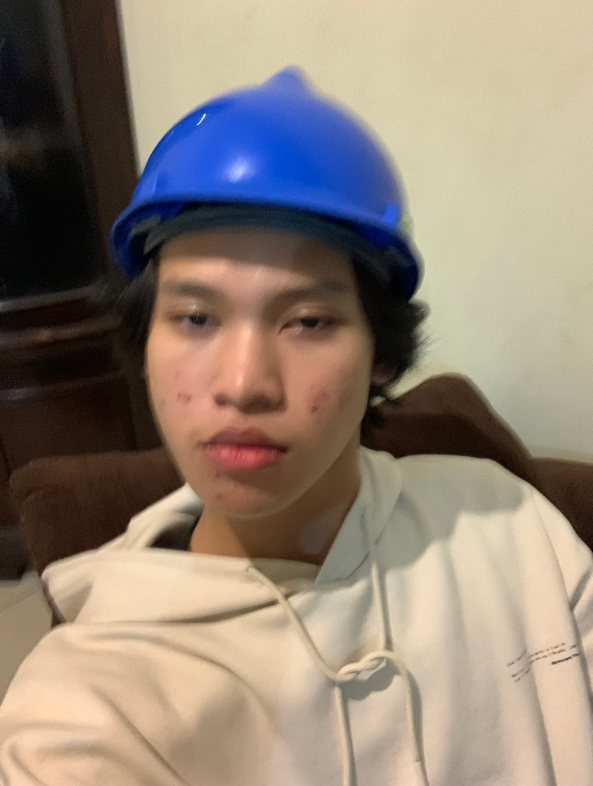
#> input picture dataset/152022044_Dimas/152022044_L_0002.jpg, 1777 x 2358 px (shown at 1/3 size); its folder holds only this picture in this run
$ jupyter execute --allow-errors 152022082_Bayu_face_recognition_mlp.ipynb   (older library calls are emulated)
#> lines starting #> are read from the running program, lines starting #| are printed output that depends on the picture
# Face Recognition using MLP with Different Activation Functions

This notebook implements a face recognition system using Multi-Layer Perceptron (MLP) with various activation functions. The project follows these steps:

1. Load and explore the facial image dataset
2. Extract features using different methods (RGB, HSV, HoG, GLCM)
3. Save extracted features to CSV files
4. Build MLP models with different activation functions
5. Train and evaluate each model
6. Compare performance metrics and determine the best activation function

## 1. Import Required Libraries

[cell 1]
# Basic libraries
import os
import numpy as np
import pandas as pd
import matplotlib.pyplot as plt
import seaborn as sns
from tqdm import tqdm  # Using standard tqdm instead of tqdm.notebook

# Image processing
import cv2
from skimage.feature import hog
from skimage.feature import graycomatrix, graycoprops
from skimage import color

# Machine learning
from sklearn.model_selection import train_test_split
from sklearn.preprocessing import StandardScaler, LabelEncoder
from sklearn.metrics import accuracy_score, classification_report, confusion_matrix

# Neural networks
import tensorflow as tf
from tensorflow.keras.models import Sequential
from tensorflow.keras.layers import Dense, Dropout, Input
from tensorflow.keras.optimizers import Adam
from tensorflow.keras.callbacks import EarlyStopping

# Set random seeds for reproducibility
np.random.seed(42)
tf.random.set_seed(42)
#> (this line was passed over: tensorflow is not available in this run)

## 2. Load and Explore the Dataset

[cell 2]
# Define the dataset directory
dataset_dir = "dataset"

[cell 3]
# Function to load images and labels
def load_dataset(dataset_dir):
#> called with dataset_dir = 'dataset'
    images = []
    labels = []
    person_dirs = [d for d in os.listdir(dataset_dir) if os.path.isdir(os.path.join(dataset_dir, d))]

    for person_dir in person_dirs:
        person_path = os.path.join(dataset_dir, person_dir)
        person_id = person_dir.split("_")[0]  # Extract NRP as ID
        person_name = person_dir.split("_")[1]  # Extract name

        image_files = [f for f in os.listdir(person_path) if f.endswith((".jpg", ".png"))]

        print(f"Loading {len(image_files)} images for {person_name} (ID: {person_id})")

        for img_file in tqdm(image_files):
            img_path = os.path.join(person_path, img_file)
            img = cv2.imread(img_path)
#> img is the input picture: shape (2358, 1777, 3); mean B, G, R 117.5, 131.4, 145.5
            if img is not None:
                img = cv2.cvtColor(img, cv2.COLOR_BGR2RGB)  # Convert from BGR to RGB
                images.append(img)
                labels.append(person_name)

    return images, labels

# Load the dataset
images, labels = load_dataset(dataset_dir)
#> images = 2 items; labels = ['Dimas', 'bayu']

[cell 4]
# Display dataset information
print(f"Total number of images: {len(images)}")
#| Total number of images: 2
print(f"Unique persons: {set(labels)}")
#| Unique persons: {'Dimas', 'bayu'}

# Count images per person
label_counts = pd.Series(labels).value_counts()
print("\nImages per person:")
print(label_counts)
#| Dimas    1
#| bayu     1
#| Name: count, dtype: int64

[cell 5]
# Display sample images
plt.figure(figsize=(15, 10))
# Ambil label unik
unique_labels = list(set(labels))
#> unique_labels = ['Dimas', 'bayu']
# Fungsi untuk mengambil nama dan L/P dari nama file dan folder
def get_name_gender(idx, local_idx):
    name = labels[idx]
    # Cari folder yang sesuai dengan nama
    folder_candidates = [d for d in os.listdir(dataset_dir) if name in d]
    if folder_candidates:
        folder = folder_candidates[0]
        folder_path = os.path.join(dataset_dir, folder)
        image_files = [f for f in os.listdir(folder_path) if f.endswith(('.jpg','.png'))]
        if local_idx < len(image_files):
            img_file = image_files[local_idx]
            parts = img_file.split('_')
            if len(parts) > 1:
                gender = parts[1]
            else:
                gender = "?"
        else:
            gender = "?"
    else:
        gender = "?"
    return f"{name} ({gender})"
# Ambil index gambar untuk masing-masing orang
indices_a = [i for i, l in enumerate(labels) if l == unique_labels[0]]
#> indices_a = [0]
indices_b = [i for i, l in enumerate(labels) if len(unique_labels) > 1 and l == unique_labels[1]]
#> indices_b = [1]
indices_c = [i for i, l in enumerate(labels) if len(unique_labels) > 2 and l == unique_labels[2]]
#> indices_c = []
# Baris 1: orang pertama
for i in range(3):
    if i < len(indices_a):
        idx = indices_a[i]
#> idx = 0
        plt.subplot(3, 3, i+1)
        plt.imshow(images[idx])
        plt.title(get_name_gender(idx, i))
#> in get_name_gender, `name = labels[idx]`: name = 'Dimas'
#> in get_name_gender, `folder_candidates = [d for d in os.listdir(dataset_dir) if name in d]`: folder_candidates = ['152022044_Dimas']
#> in get_name_gender, `folder = folder_candidates[0]`: folder = '152022044_Dimas'
#> in get_name_gender, `image_files = [f for f in os.listdir(folder_path) if f.endswith(('.jpg..`: image_files = ['152022044_L_0002.jpg']
#> in get_name_gender, `img_file = image_files[local_idx]`: img_file = '152022044_L_0002.jpg'
#> in get_name_gender, `parts = img_file.split('_')`: parts = ['152022044', 'L', '0002.jpg']
#> in get_name_gender, `gender = parts[1]`: gender = 'L'
        plt.axis("off")
# Baris 2: orang kedua
for i in range(3):
    if len(unique_labels) > 1 and i < len(indices_b):
        idx = indices_b[i]
#> idx = 1
        plt.subplot(3, 3, 3+i+1)
        plt.imshow(images[idx])
        plt.title(get_name_gender(idx, i))
        plt.axis("off")
# Baris 3: orang ketiga jika ada, jika tidak gabungan a dan b
for i in range(3):
    plt.subplot(3, 3, 6+i+1)
    if len(unique_labels) > 2 and i < len(indices_c):
        idx = indices_c[i]
        plt.imshow(images[idx])
        plt.title(get_name_gender(idx, i))
        plt.axis("off")
plt.tight_layout()
plt.show()
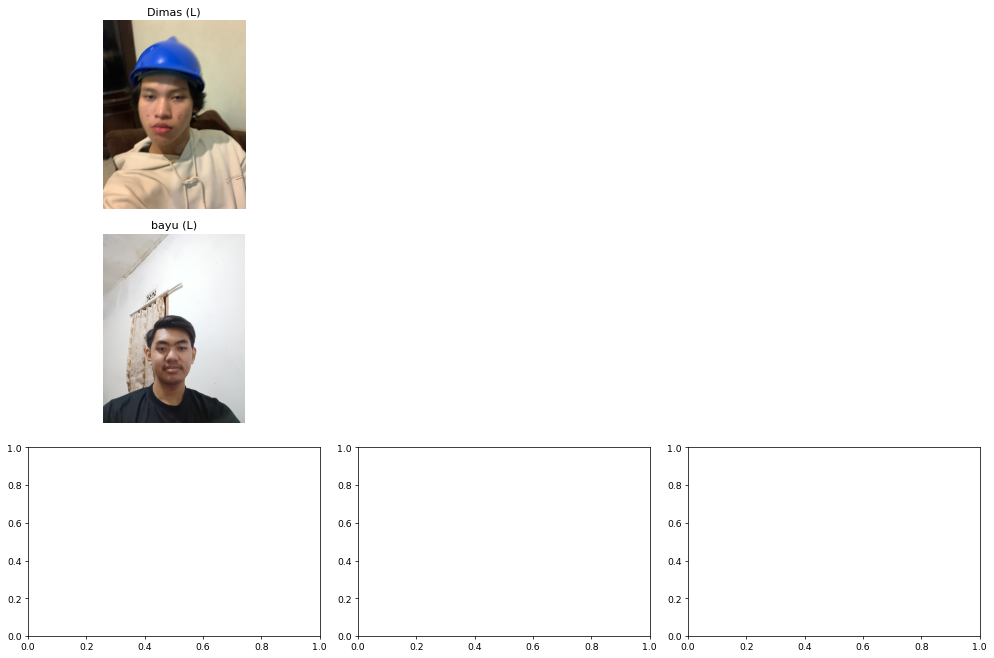
#> figure drawn by matplotlib, 2 panels

[cell 6]
# Check image dimensions
image_shapes = [img.shape for img in images]
#> image_shapes = [(2358, 1777, 3), (3264, 2448, 3)]
unique_shapes = set([(h, w) for h, w, _ in image_shapes])
#> unique_shapes = 2 items
print(f"Unique image dimensions: {unique_shapes}")
#| Unique image dimensions: {(2358, 1777), (3264, 2448)}

[cell 7]
# Standardize image size if needed
target_size = (128, 128)  # Choose an appropriate size

def resize_images(images, target_size):
#> called with target_size = (128, 128)
    resized_images = []
    for img in tqdm(images):
        resized = cv2.resize(img, target_size)
        resized_images.append(resized)
#> this loop made 2 passes
#> pass 1, in resize_images, `resized = cv2.resize(img, target_size)`:
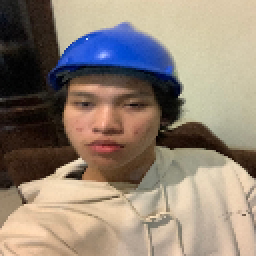
#> resized: shape (128, 128, 3) (shown 2 times larger); mean R, G, B 145.4, 131.3, 117.4
#> pass 2, in resize_images, `resized = cv2.resize(img, target_size)`:
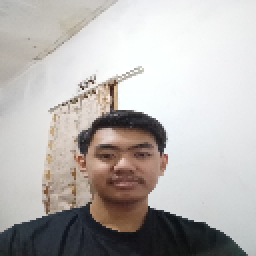
#> resized: shape (128, 128, 3) (shown 2 times larger); mean R, G, B 183.9, 180, 177.7
#> after the loop, resized_images = 2 items
    return resized_images

# Resize images if they have different dimensions
if len(unique_shapes) > 1:
    print(f"Resizing all images to {target_size}...")
    images = resize_images(images, target_size)
    print("Resizing complete.")

## 3. Feature Extraction Methods

### 3.1 RGB Features

[cell 8]
def extract_rgb_features(images):
    rgb_features = []

    for img in tqdm(images):
        # Calculate mean and standard deviation for each channel
        r_mean, g_mean, b_mean = np.mean(img[:,:,0]), np.mean(img[:,:,1]), np.mean(img[:,:,2])
        r_std, g_std, b_std = np.std(img[:,:,0]), np.std(img[:,:,1]), np.std(img[:,:,2])

        # Calculate histograms for each channel
        r_hist = np.histogram(img[:,:,0], bins=32, range=(0, 256))[0]
        g_hist = np.histogram(img[:,:,1], bins=32, range=(0, 256))[0]
        b_hist = np.histogram(img[:,:,2], bins=32, range=(0, 256))[0]

        # Combine features
        features = np.concatenate([
            [r_mean, g_mean, b_mean, r_std, g_std, b_std],
            r_hist, g_hist, b_hist
        ])

        rgb_features.append(features)
#> this loop made 2 passes
#> (r_mean, g_mean, b_mean, r_std, g_std, b_std) on passes 1 to 2: (145.4, 131.3, 117.4, 79.37, 72.44, 65.28), (183.9, 180, 177.7, 71.87, 74.9, 75.99)
#> after the loop, rgb_features = 2 items

    return np.array(rgb_features)

# Extract RGB features
print("Extracting RGB features...")
rgb_features = extract_rgb_features(images)
print(f"RGB features shape: {rgb_features.shape}")
#| RGB features shape: (2, 102)

### 3.2 HSV Features

[cell 9]
def extract_hsv_features(images):
    hsv_features = []

    for img in tqdm(images):
        # Convert RGB to HSV
        hsv_img = cv2.cvtColor(img, cv2.COLOR_RGB2HSV)

        # Calculate mean and standard deviation for each channel
        h_mean, s_mean, v_mean = np.mean(hsv_img[:,:,0]), np.mean(hsv_img[:,:,1]), np.mean(hsv_img[:,:,2])
        h_std, s_std, v_std = np.std(hsv_img[:,:,0]), np.std(hsv_img[:,:,1]), np.std(hsv_img[:,:,2])

        # Calculate histograms for each channel
        h_hist = np.histogram(hsv_img[:,:,0], bins=32, range=(0, 180))[0]  # Hue range is 0-179 in OpenCV
        s_hist = np.histogram(hsv_img[:,:,1], bins=32, range=(0, 256))[0]
        v_hist = np.histogram(hsv_img[:,:,2], bins=32, range=(0, 256))[0]

        # Combine features
        features = np.concatenate([
            [h_mean, s_mean, v_mean, h_std, s_std, v_std],
            h_hist, s_hist, v_hist
        ])

        hsv_features.append(features)
#> this loop made 2 passes
#> (h_mean, s_mean, v_mean, h_std, s_std, v_std) on passes 1 to 2: (26.22, 86.01, 154.4, 29.17, 53.69, 75.02), (66.08, 24.34, 186.7, 45.98, 33.76, 70.69)
#> after the loop, hsv_features = 2 items

    return np.array(hsv_features)

# Extract HSV features
print("Extracting HSV features...")
hsv_features = extract_hsv_features(images)
print(f"HSV features shape: {hsv_features.shape}")
#| HSV features shape: (2, 102)

### 3.3 HoG (Histogram of Oriented Gradients) Features

[cell 10]
def extract_hog_features(images):
    hog_features = []

    for img in tqdm(images):
        # Convert to grayscale
        gray_img = cv2.cvtColor(img, cv2.COLOR_RGB2GRAY)

        # Extract HOG features
        features, hog_image = hog(
            gray_img,
            orientations=9,
            pixels_per_cell=(8, 8),
            cells_per_block=(2, 2),
            visualize=True,
            block_norm="L2-Hys"
        )

        hog_features.append(features)
#> this loop made 2 passes
#> pass 1, in extract_hog_features, `gray_img = cv2.cvtColor(img, cv2.COLOR_RGB2GRAY)`:
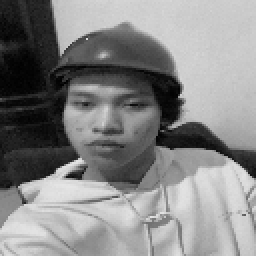
#> gray_img: shape (128, 128) (shown 2 times larger); min 0, max 229, mean 134
#> pass 2, in extract_hog_features, `gray_img = cv2.cvtColor(img, cv2.COLOR_RGB2GRAY)`:
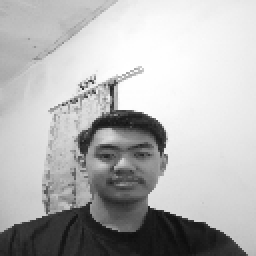
#> gray_img: shape (128, 128) (shown 2 times larger); min 14, max 255, mean 180.9
#> after the loop, hog_features = 2 items

    return np.array(hog_features)

# Extract HOG features
print("Extracting HOG features...")
hog_features = extract_hog_features(images)
print(f"HOG features shape: {hog_features.shape}")
#| HOG features shape: (2, 8100)

### 3.4 GLCM (Gray Level Co-occurrence Matrix) Features

[cell 11]
def extract_glcm_features(images):
    glcm_features = []

    # GLCM properties to calculate
    properties = ["contrast", "dissimilarity", "homogeneity", "energy", "correlation", "ASM"]

    for img in tqdm(images):
        # Convert to grayscale and scale to 0-255
        gray_img = cv2.cvtColor(img, cv2.COLOR_RGB2GRAY)

        # Reduce gray levels to make computation more efficient
        gray_img = (gray_img / 16).astype(np.uint8)

        # Calculate GLCM for different angles
        distances = [1, 3, 5]  # Pixel distances
        angles = [0, np.pi/4, np.pi/2, 3*np.pi/4]  # 0, 45, 90, 135 degrees

        features = []

        for distance in distances:
            glcm = graycomatrix(gray_img, [distance], angles, levels=16, symmetric=True, normed=True)

            for prop in properties:
                feature = graycoprops(glcm, prop).flatten()
                features.extend(feature)

        glcm_features.append(features)
#> this loop made 2 passes
#> (distances, angles) on passes 1 to 2: ([1, 3, 5], [0, 0.785, 1.57, 2.36]), ([1, 3, 5], [0, 0.785, 1.57, 2.36])
#> pass 1, in extract_glcm_features, `gray_img = (gray_img / 16).astype(np.uint8)`:
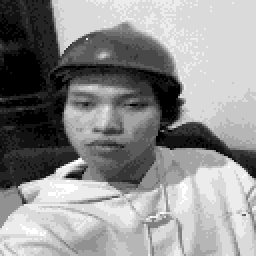
#> gray_img: shape (128, 128) (shown 2 times larger); min 0, max 14, mean 7.88; drawn with min black and max white
#> after the loop, glcm_features = 2 items

    return np.array(glcm_features)

# Extract GLCM features
print("Extracting GLCM features...")
glcm_features = extract_glcm_features(images)
print(f"GLCM features shape: {glcm_features.shape}")
#| GLCM features shape: (2, 72)

## 4. Save Extracted Features to CSV Files

[cell 12]
# Create a directory for saving CSV files
csv_dir = "extracted_features"
os.makedirs(csv_dir, exist_ok=True)

[cell 13]
# Encode labels
label_encoder = LabelEncoder()
encoded_labels = label_encoder.fit_transform(labels)
#> encoded_labels = [0, 1]

# Check the encoded labels
print(f"Original labels (first 5): {labels[:5]}")
#| Original labels (first 5): ['Dimas', 'bayu']
print(f"Encoded labels (first 5): {encoded_labels[:5]}")
#| Encoded labels (first 5): [0 1]
print(f"Number of unique classes: {len(np.unique(encoded_labels))}")
#| Number of unique classes: 2
print(f"Unique encoded labels: {np.unique(encoded_labels)}")
#| Unique encoded labels: [0 1]

[cell 14]
# Function to save features to CSV
def save_features_to_csv(features, feature_name):
    # Create feature column names
#> called with features = array of shape (2, 102), feature_name = 'rgb'
    feature_cols = [f"{feature_name}_{i}" for i in range(features.shape[1])]

    # Create DataFrame
    df = pd.DataFrame(features, columns=feature_cols)
#> df = table of 2 rows and 102 columns
    df["label"] = labels
    df["encoded_label"] = encoded_labels

    # Save to CSV
    csv_path = os.path.join(csv_dir, f"{feature_name}_features.csv")
    df.to_csv(csv_path, index=False)
    print(f"Saved {feature_name} features to {csv_path}")

    return df

# Save all features to CSV
rgb_df = save_features_to_csv(rgb_features, "rgb")
#> rgb_df = table of 2 rows and 104 columns
hsv_df = save_features_to_csv(hsv_features, "hsv")
#> hsv_df = table of 2 rows and 104 columns
hog_df = save_features_to_csv(hog_features, "hog")
#> hog_df = table of 2 rows and 8102 columns
glcm_df = save_features_to_csv(glcm_features, "glcm")
#> glcm_df = table of 2 rows and 74 columns

## 5. Build MLP Models with Different Activation Functions

[cell 15]
# Define activation functions to test
activation_functions = [
    "sigmoid",
    "relu",
    "tanh",
    "elu",
    "selu",
    "softplus",
    "softsign",
    "swish",
    "gelu",
    "leaky_relu"
]

[cell 16]
# Custom activation functions that aren't directly available in Keras
def gelu(x):
    return 0.5 * x * (1 + tf.tanh(tf.sqrt(2 / np.pi) * (x + 0.044715 * tf.pow(x, 3))))

def leaky_relu(x):
    return tf.nn.leaky_relu(x, alpha=0.01)

# Dictionary to map activation function names to their implementations
activation_map = {
    "sigmoid": "sigmoid",
    "relu": "relu",
    "tanh": "tanh",
    "elu": "elu",
    "selu": "selu",
    "softplus": "softplus",
    "softsign": "softsign",
    "swish": "swish",
    "gelu": gelu,
    "leaky_relu": leaky_relu
}

[cell 17]
# Function to build MLP model with specified activation function
def build_mlp_model(input_shape, num_classes, activation, hidden_layers=[128, 64]):
    model = Sequential()

    # Input layer using Input layer to avoid warnings
    model.add(Input(shape=(input_shape,)))

    # First hidden layer
    model.add(Dense(hidden_layers[0], activation=activation_map[activation]))
    model.add(Dropout(0.3))

    # Additional hidden layers
    for units in hidden_layers[1:]:
        model.add(Dense(units, activation=activation_map[activation]))
        model.add(Dropout(0.3))

    # Output layer (always uses softmax for multi-class classification)
    # Make sure num_classes is correct (should be > 1 for softmax)
    model.add(Dense(num_classes, activation="softmax"))

    # Compile model
    model.compile(
        optimizer=Adam(learning_rate=0.001),
        loss="sparse_categorical_crossentropy",
        metrics=["accuracy"]
    )

    return model

## 6. Train and Evaluate Models with Different Feature Sets and Activation Functions

[cell 18]
# Define feature sets to test
feature_sets = {
    "rgb": rgb_features,
    "hsv": hsv_features,
    "hog": hog_features,
    "glcm": glcm_features
}

[cell 19]
# Function to train and evaluate model
def train_and_evaluate(X, y, activation, feature_name):
    # Split data into train and test sets
    X_train, X_test, y_train, y_test = train_test_split(X, y, test_size=0.2, random_state=42, stratify=y)

    # Standardize features
    scaler = StandardScaler()
    X_train = scaler.fit_transform(X_train)
    X_test = scaler.transform(X_test)

    # Get number of classes
    num_classes = len(np.unique(y))
    print(f"Number of classes: {num_classes}")

    # Build model
    model = build_mlp_model(X.shape[1], num_classes, activation)

    # Early stopping to prevent overfitting
    early_stopping = EarlyStopping(
        monitor="val_loss",
        patience=10,
        restore_best_weights=True
    )

    # Train model
    history = model.fit(
        X_train, y_train,
        epochs=50,  # Reduced from 100 to speed up training
        batch_size=32,
        validation_split=0.2,
        callbacks=[early_stopping],
        verbose=1  # Changed to 1 to show progress
    )

    # Evaluate model
    loss, accuracy = model.evaluate(X_test, y_test, verbose=1)

    # Predictions
    y_pred = np.argmax(model.predict(X_test), axis=1)

    # Classification report
    report = classification_report(y_test, y_pred, output_dict=True)

    # Confusion matrix
    cm = confusion_matrix(y_test, y_pred)

    # Return results
    return {
        "model": model,
        "history": history,
        "accuracy": accuracy,
        "loss": loss,
        "report": report,
        "confusion_matrix": cm,
        "y_test": y_test,
        "y_pred": y_pred
    }

[cell 20]
# Store results
results = {}

# Train and evaluate models for each feature set and activation function
# For testing, let's just use one feature set and one activation function first
test_feature_name = "rgb"
test_activation = "relu"

print(f"\nTesting with {test_feature_name} features and {test_activation} activation...")
#> (the rest of this cell did not finish here and is left out)

[cell 21]
# If the test was successful, run for all feature sets and activation functions
# Store results
results = {}

# Train and evaluate models for each feature set and activation function
#> (the rest of this cell did not finish here and is left out)

## 7. Compare Performance Metrics Across Different Activation Functions

[cell 22]
# Create a summary DataFrame of results
summary_data = []

#> (the rest of this cell did not finish here and is left out)

[cell 23]
# Plot accuracy comparison for each feature set
plt.figure(figsize=(15, 10))

#> (the rest of this cell did not finish here and is left out)

## 8. Determine the Best Activation Function

[cell 24]
# Find the best activation function for each feature set
best_activations = {}

#> (the rest of this cell did not finish here and is left out)

[cell 25]
# Visualisasi hasil prediksi pada gambar test set
num_samples = 6
test_feature_name = "hsv"  # Ganti sesuai fitur yang ingin diuji
test_activation = "gelu"  # Ganti sesuai aktivasi yang ingin diuji
X = feature_sets[test_feature_name]
y = encoded_labels
#> y = [0, 1]
#> (the rest of this cell did not finish here and is left out)
